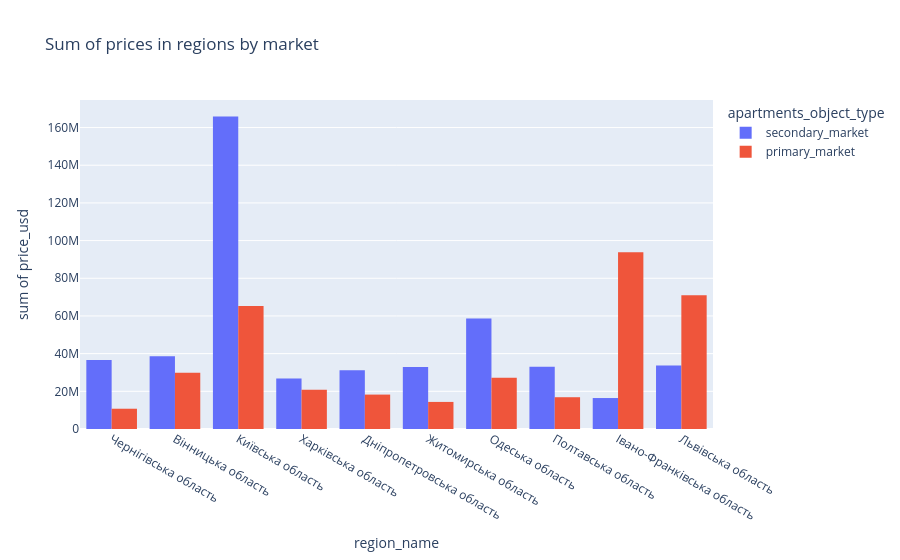

The notebook cell this image was saved under:
### Code cell
fig = px.histogram(df, x="region_name", y="price_usd", color="apartments_object_type", barmode="group", title="Sum of prices in regions by market")
fig.show()

### Figure 1 — Plotly figure (JSON) as saved in the notebook; plotly's stock layout.template omitted (floating-point values rounded to 4 significant figures; data arrays with more than 128 entries replaced by an {"elided": "..."} marker saying what was removed)
{"data": [{"alignmentgroup": "True", "bingroup": "x", "histfunc": "sum", "hovertemplate": "apartments_object_type=secondary_market<br>region_name=%{x}<br>sum of price_usd=%{y}<extra></extra>", "legendgroup": "secondary_market", "marker": {"color": "#636efa", "pattern": {"shape": ""}}, "name": "secondary_market", "offsetgroup": "secondary_market", "orientation": "v", "showlegend": true, "x": {"elided": "7279 str values"}, "xaxis": "x", "y": {"elided": "7279 float values"}, "yaxis": "y", "type": "histogram"}, {"alignmentgroup": "True", "bingroup": "x", "histfunc": "sum", "hovertemplate": "apartments_object_type=primary_market<br>region_name=%{x}<br>sum of price_usd=%{y}<extra></extra>", "legendgroup": "primary_market", "marker": {"color": "#EF553B", "pattern": {"shape": ""}}, "name": "primary_market", "offsetgroup": "primary_market", "orientation": "v", "showlegend": true, "x": {"elided": "4702 str values"}, "xaxis": "x", "y": {"elided": "4702 float values"}, "yaxis": "y", "type": "histogram"}], "layout": {"xaxis": {"anchor": "y", "domain": [0.0, 1.0], "title": {"text": "region_name"}}, "yaxis": {"anchor": "x", "domain": [0.0, 1.0], "title": {"text": "sum of price_usd"}}, "legend": {"title": {"text": "apartments_object_type"}, "tracegroupgap": 0}, "title": {"text": "Sum of prices in regions by market"}, "barmode": "group"}}
